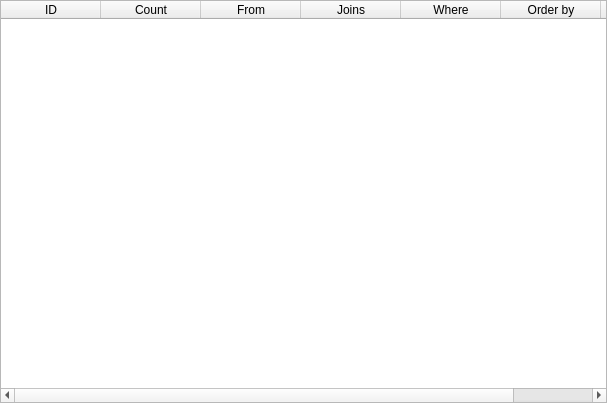
<?xml version="1.0" encoding="UTF-8"?>
<ui version="4.0">
 <class>QueryListWidget</class>
 <widget class="QWidget" name="QueryListWidget">
  <property name="geometry">
   <rect>
    <x>0</x>
    <y>0</y>
    <width>607</width>
    <height>403</height>
   </rect>
  </property>
  <property name="windowTitle">
   <string>Queries</string>
  </property>
  <layout class="QVBoxLayout" name="verticalLayout">
   <property name="leftMargin">
    <number>0</number>
   </property>
   <property name="topMargin">
    <number>0</number>
   </property>
   <property name="rightMargin">
    <number>0</number>
   </property>
   <property name="bottomMargin">
    <number>0</number>
   </property>
   <item>
    <widget class="QTableWidget" name="queriesWidget">
     <property name="editTriggers">
      <set>QAbstractItemView::NoEditTriggers</set>
     </property>
     <property name="alternatingRowColors">
      <bool>true</bool>
     </property>
     <property name="selectionMode">
      <enum>QAbstractItemView::SingleSelection</enum>
     </property>
     <property name="selectionBehavior">
      <enum>QAbstractItemView::SelectRows</enum>
     </property>
     <property name="horizontalScrollMode">
      <enum>QAbstractItemView::ScrollPerPixel</enum>
     </property>
     <column>
      <property name="text">
       <string>ID</string>
      </property>
     </column>
     <column>
      <property name="text">
       <string>Count</string>
      </property>
     </column>
     <column>
      <property name="text">
       <string>From</string>
      </property>
     </column>
     <column>
      <property name="text">
       <string>Joins</string>
      </property>
     </column>
     <column>
      <property name="text">
       <string>Where</string>
      </property>
     </column>
     <column>
      <property name="text">
       <string>Order by</string>
      </property>
     </column>
     <column>
      <property name="text">
       <string>Group by</string>
      </property>
     </column>
    </widget>
   </item>
  </layout>
 </widget>
 <resources/>
 <connections/>
</ui>
